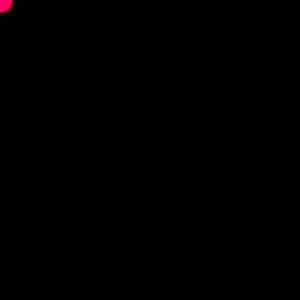
Frame 1 (no input)
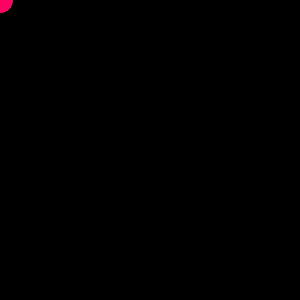
Frame 60 (the mouse pressed at the canvas centre just before this capture)
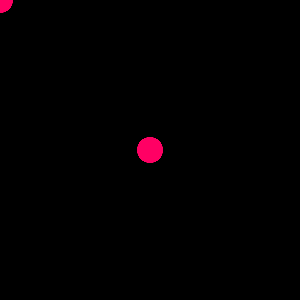
Frame 120 (the mouse held since frame 60 and released just before this capture)

The Processing sketch that drew these frames (run headless with seeded random() and noise(); from frame 60 on, the mouse is pressed at the canvas centre):

// Processing sketch: simple_draw
// ── simple_draw.pde
void setup(){
  size(300, 300);
  background(0);
}

void draw(){
  noStroke(); // don't have an outline on our circle
  fill(255,0,100); // set the inner color of our circle to pinkish
  circle(mouseX, mouseY, 25); // draw a circle at the mouseX and mouseY position
}

void mousePressed(){
  background(0); // if the mouse is pressed then we set the background to 0
}
